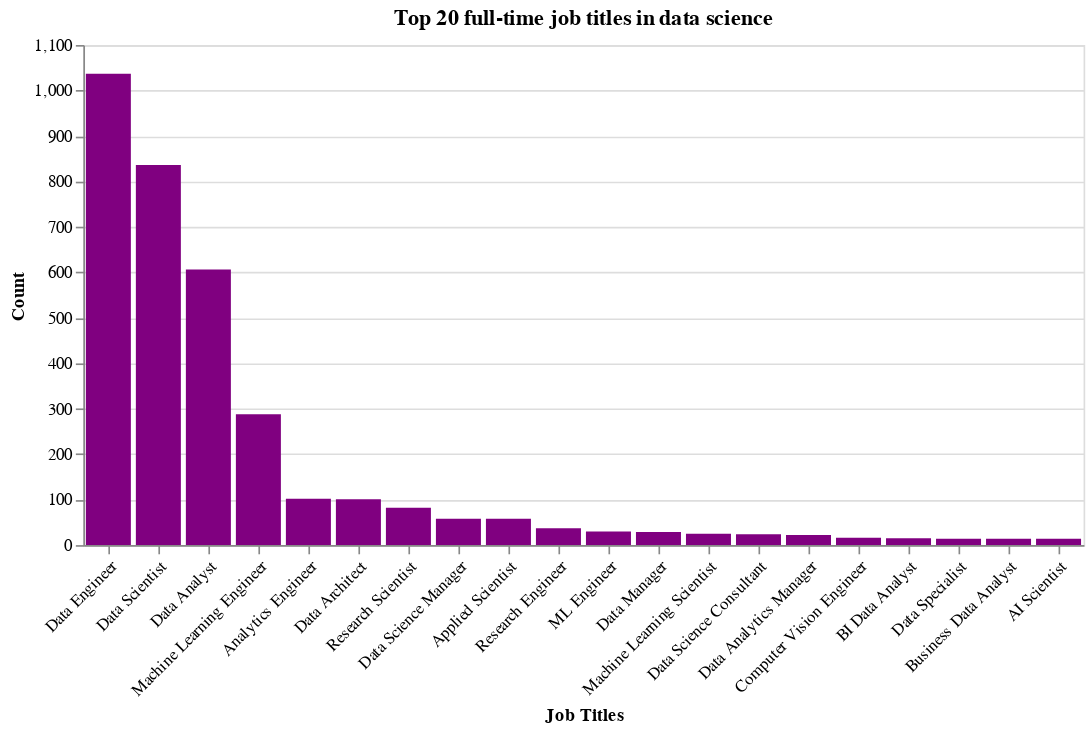

This figure's notebook cell:
### Code cell
# Create a bar chart for the Top 20 full-time job titles in data science
alt.Chart(top20, title = 'Top 20 full-time job titles in data science').mark_bar(color = 'purple').encode(
    x = alt.X('Job Title:N', title = 'Job Titles', sort = '-y', axis=alt.Axis(labelAngle=-45)),
    y = alt.Y('Count', title = 'Count'),
    tooltip = 'Count'
).properties(width = 600, height = 300)

### Figure 1 — Vega-Lite specification as saved in the notebook (floating-point values rounded to 4 significant figures)
{"config": {"view": {"continuousWidth": 400, "continuousHeight": 300}}, "data": {"name": "data-8517191748a765f4542cc7d0f5400adc"}, "mark": {"type": "bar", "color": "purple"}, "encoding": {"tooltip": {"field": "Count", "type": "quantitative"}, "x": {"axis": {"labelAngle": -45}, "field": "Job Title", "sort": "-y", "title": "Job Titles", "type": "nominal"}, "y": {"field": "Count", "title": "Count", "type": "quantitative"}}, "height": 300, "title": "Top 20 full-time job titles in data science", "width": 600, "$schema": "https://vega.github.io/schema/vega-lite/v4.17.0.json", "datasets": {"data-8517191748a765f4542cc7d0f5400adc": [{"Job Title": "Data Engineer", "Count": 1037}, {"Job Title": "Data Scientist", "Count": 836}, {"Job Title": "Data Analyst", "Count": 606}, {"Job Title": "Machine Learning Engineer", "Count": 288}, {"Job Title": "Analytics Engineer", "Count": 102}, {"Job Title": "Data Architect", "Count": 101}, {"Job Title": "Research Scientist", "Count": 82}, {"Job Title": "Data Science Manager", "Count": 58}, {"Job Title": "Applied Scientist", "Count": 58}, {"Job Title": "Research Engineer", "Count": 37}, {"Job Title": "ML Engineer", "Count": 30}, {"Job Title": "Data Manager", "Count": 29}, {"Job Title": "Machine Learning Scientist", "Count": 25}, {"Job Title": "Data Science Consultant", "Count": 24}, {"Job Title": "Data Analytics Manager", "Count": 22}, {"Job Title": "Computer Vision Engineer", "Count": 16}, {"Job Title": "BI Data Analyst", "Count": 15}, {"Job Title": "Data Specialist", "Count": 14}, {"Job Title": "Business Data Analyst", "Count": 14}, {"Job Title": "AI Scientist", "Count": 14}]}}
